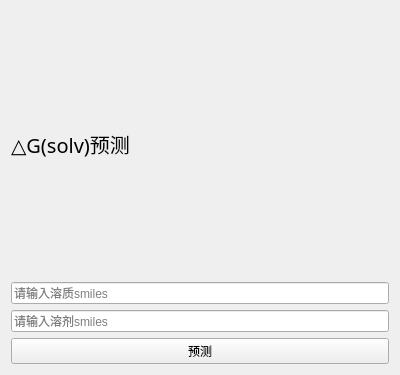
<?xml version="1.0" encoding="UTF-8"?>
<ui version="4.0">
 <class>Form</class>
 <widget class="QWidget" name="Form">
  <property name="geometry">
   <rect>
    <x>0</x>
    <y>0</y>
    <width>400</width>
    <height>375</height>
   </rect>
  </property>
  <property name="windowTitle">
   <string>Form</string>
  </property>
  <property name="styleSheet">
   <string notr="true">border-image: url(:/images/Qtdesigner/images/1.jpg);</string>
  </property>
  <layout class="QVBoxLayout" name="verticalLayout">
   <item>
    <widget class="QLabel" name="label">
     <property name="font">
      <font>
       <family>宋体</family>
       <pointsize>15</pointsize>
      </font>
     </property>
     <property name="styleSheet">
      <string notr="true">QLabel{border-image: url();
}</string>
     </property>
     <property name="text">
      <string>△G(solv)预测</string>
     </property>
    </widget>
   </item>
   <item>
    <widget class="LineEdit" name="lineEdit_2">
     <property name="styleSheet">
      <string notr="true"/>
     </property>
     <property name="placeholderText">
      <string>请输入溶质smiles</string>
     </property>
     <property name="clearButtonEnabled">
      <bool>true</bool>
     </property>
    </widget>
   </item>
   <item>
    <widget class="LineEdit" name="lineEdit">
     <property name="styleSheet">
      <string notr="true"/>
     </property>
     <property name="placeholderText">
      <string>请输入溶剂smiles</string>
     </property>
     <property name="clearButtonEnabled">
      <bool>true</bool>
     </property>
    </widget>
   </item>
   <item>
    <widget class="PushButton" name="pushButton">
     <property name="styleSheet">
      <string notr="true"/>
     </property>
     <property name="text">
      <string>预测</string>
     </property>
    </widget>
   </item>
  </layout>
 </widget>
 <customwidgets>
  <customwidget>
   <class>PushButton</class>
   <extends>QPushButton</extends>
   <header>qfluentwidgets</header>
  </customwidget>
  <customwidget>
   <class>LineEdit</class>
   <extends>QLineEdit</extends>
   <header>qfluentwidgets</header>
  </customwidget>
 </customwidgets>
 <resources>
  <include location="../../qrc.qrc"/>
 </resources>
 <connections/>
</ui>
